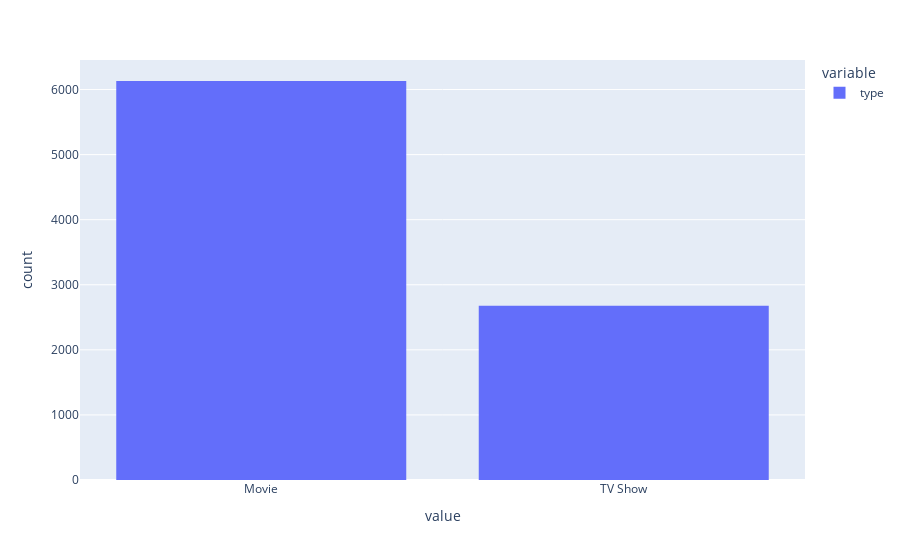

Notebook code cell kept with this figure:
### Code cell
px.histogram(df.type)

### Figure 1 — Plotly figure (JSON) as saved in the notebook; plotly's stock layout.template omitted (floating-point values rounded to 4 significant figures; data arrays with more than 128 entries replaced by an {"elided": "..."} marker saying what was removed)
{"data": [{"alignmentgroup": "True", "bingroup": "x", "hovertemplate": "variable=type<br>value=%{x}<br>count=%{y}<extra></extra>", "legendgroup": "type", "marker": {"color": "#636efa", "pattern": {"shape": ""}}, "name": "type", "offsetgroup": "type", "orientation": "v", "showlegend": true, "type": "histogram", "x": {"elided": "8807 str values"}, "xaxis": "x", "yaxis": "y"}], "layout": {"barmode": "relative", "legend": {"title": {"text": "variable"}, "tracegroupgap": 0}, "margin": {"t": 60}, "xaxis": {"anchor": "y", "domain": [0, 1], "title": {"text": "value"}}, "yaxis": {"anchor": "x", "domain": [0, 1], "title": {"text": "count"}}}}
